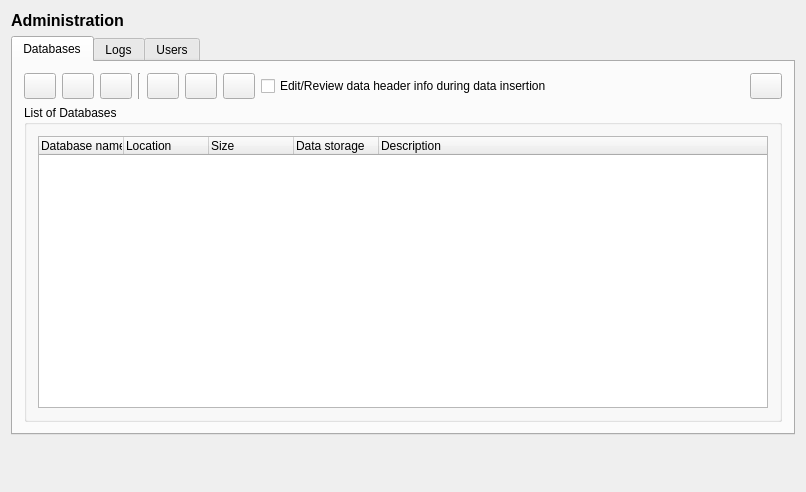
<?xml version="1.0" encoding="UTF-8"?>
<ui version="4.0">
 <class>db_admin_basedialog</class>
 <widget class="QWidget" name="db_admin_basedialog">
  <property name="geometry">
   <rect>
    <x>0</x>
    <y>0</y>
    <width>806</width>
    <height>492</height>
   </rect>
  </property>
  <property name="sizePolicy">
   <sizepolicy hsizetype="Preferred" vsizetype="Preferred">
    <horstretch>0</horstretch>
    <verstretch>0</verstretch>
   </sizepolicy>
  </property>
  <property name="minimumSize">
   <size>
    <width>720</width>
    <height>0</height>
   </size>
  </property>
  <property name="windowTitle">
   <string>Form1</string>
  </property>
  <property name="windowIcon">
   <iconset resource="gex.qrc">
    <normaloff>:/gex/icons/gex_application_48x48.png</normaloff>:/gex/icons/gex_application_48x48.png</iconset>
  </property>
  <property name="autoFillBackground">
   <bool>true</bool>
  </property>
  <layout class="QVBoxLayout">
   <item>
    <widget class="QLabel" name="TextLabel1">
     <property name="font">
      <font>
       <family>Ms Sans Serif</family>
       <pointsize>12</pointsize>
       <weight>75</weight>
       <bold>true</bold>
      </font>
     </property>
     <property name="text">
      <string>Administration</string>
     </property>
     <property name="wordWrap">
      <bool>false</bool>
     </property>
    </widget>
   </item>
   <item>
    <widget class="QTabWidget" name="tabWidgetAdminGui">
     <property name="currentIndex">
      <number>0</number>
     </property>
     <property name="iconSize">
      <size>
       <width>16</width>
       <height>16</height>
      </size>
     </property>
     <widget class="QWidget" name="tabDatabases">
      <attribute name="title">
       <string>Databases</string>
      </attribute>
      <layout class="QVBoxLayout">
       <item>
        <layout class="QHBoxLayout">
         <item>
          <widget class="QPushButton" name="buttonNewDatabase">
           <property name="sizePolicy">
            <sizepolicy hsizetype="Fixed" vsizetype="Fixed">
             <horstretch>0</horstretch>
             <verstretch>0</verstretch>
            </sizepolicy>
           </property>
           <property name="minimumSize">
            <size>
             <width>32</width>
             <height>26</height>
            </size>
           </property>
           <property name="maximumSize">
            <size>
             <width>32</width>
             <height>26</height>
            </size>
           </property>
           <property name="toolTip">
            <string>Create a new Database link</string>
           </property>
           <property name="text">
            <string/>
           </property>
           <property name="icon">
            <iconset resource="gex.qrc">
             <normaloff>:/gex/icons/database-add.png</normaloff>:/gex/icons/database-add.png</iconset>
           </property>
           <property name="iconSize">
            <size>
             <width>20</width>
             <height>20</height>
            </size>
           </property>
          </widget>
         </item>
         <item>
          <widget class="QPushButton" name="buttonEditDatabase">
           <property name="sizePolicy">
            <sizepolicy hsizetype="Fixed" vsizetype="Fixed">
             <horstretch>0</horstretch>
             <verstretch>0</verstretch>
            </sizepolicy>
           </property>
           <property name="minimumSize">
            <size>
             <width>32</width>
             <height>26</height>
            </size>
           </property>
           <property name="maximumSize">
            <size>
             <width>32</width>
             <height>26</height>
            </size>
           </property>
           <property name="toolTip">
            <string>Edit Database settings</string>
           </property>
           <property name="text">
            <string/>
           </property>
           <property name="icon">
            <iconset resource="gex.qrc">
             <normaloff>:/gex/icons/properties.png</normaloff>:/gex/icons/properties.png</iconset>
           </property>
           <property name="iconSize">
            <size>
             <width>32</width>
             <height>32</height>
            </size>
           </property>
          </widget>
         </item>
         <item>
          <widget class="QPushButton" name="buttonRemoveDatabase">
           <property name="sizePolicy">
            <sizepolicy hsizetype="Fixed" vsizetype="Fixed">
             <horstretch>0</horstretch>
             <verstretch>0</verstretch>
            </sizepolicy>
           </property>
           <property name="minimumSize">
            <size>
             <width>32</width>
             <height>26</height>
            </size>
           </property>
           <property name="maximumSize">
            <size>
             <width>32</width>
             <height>26</height>
            </size>
           </property>
           <property name="toolTip">
            <string>Delete a database</string>
           </property>
           <property name="text">
            <string/>
           </property>
           <property name="icon">
            <iconset resource="gex.qrc">
             <normaloff>:/gex/icons/file_remove.png</normaloff>:/gex/icons/file_remove.png</iconset>
           </property>
           <property name="iconSize">
            <size>
             <width>32</width>
             <height>32</height>
            </size>
           </property>
          </widget>
         </item>
         <item>
          <widget class="Line" name="Line1_2">
           <property name="toolTip">
            <string>Give a name to your dataset query</string>
           </property>
           <property name="frameShape">
            <enum>QFrame::VLine</enum>
           </property>
           <property name="frameShadow">
            <enum>QFrame::Sunken</enum>
           </property>
          </widget>
         </item>
         <item>
          <widget class="QPushButton" name="buttonAddFiles">
           <property name="sizePolicy">
            <sizepolicy hsizetype="Fixed" vsizetype="Fixed">
             <horstretch>0</horstretch>
             <verstretch>0</verstretch>
            </sizepolicy>
           </property>
           <property name="minimumSize">
            <size>
             <width>32</width>
             <height>26</height>
            </size>
           </property>
           <property name="maximumSize">
            <size>
             <width>32</width>
             <height>26</height>
            </size>
           </property>
           <property name="toolTip">
            <string>Add files to the database selected</string>
           </property>
           <property name="text">
            <string/>
           </property>
           <property name="icon">
            <iconset resource="gex.qrc">
             <normaloff>:/gex/icons/file_open.png</normaloff>:/gex/icons/file_open.png</iconset>
           </property>
           <property name="iconSize">
            <size>
             <width>20</width>
             <height>20</height>
            </size>
           </property>
          </widget>
         </item>
         <item>
          <widget class="QPushButton" name="buttonHousekeeping">
           <property name="sizePolicy">
            <sizepolicy hsizetype="Fixed" vsizetype="Fixed">
             <horstretch>0</horstretch>
             <verstretch>0</verstretch>
            </sizepolicy>
           </property>
           <property name="minimumSize">
            <size>
             <width>32</width>
             <height>26</height>
            </size>
           </property>
           <property name="maximumSize">
            <size>
             <width>32</width>
             <height>26</height>
            </size>
           </property>
           <property name="toolTip">
            <string>House keeping: clean/purge database (remove given products, lots, dates, etc.)</string>
           </property>
           <property name="text">
            <string/>
           </property>
           <property name="icon">
            <iconset resource="gex.qrc">
             <normaloff>:/gex/icons/housekeeping.png</normaloff>:/gex/icons/housekeeping.png</iconset>
           </property>
           <property name="iconSize">
            <size>
             <width>32</width>
             <height>32</height>
            </size>
           </property>
          </widget>
         </item>
         <item>
          <widget class="QPushButton" name="pushButtonCharac">
           <property name="minimumSize">
            <size>
             <width>32</width>
             <height>26</height>
            </size>
           </property>
           <property name="maximumSize">
            <size>
             <width>32</width>
             <height>26</height>
            </size>
           </property>
           <property name="toolTip">
            <string>Switch to characterization sessions</string>
           </property>
           <property name="text">
            <string/>
           </property>
           <property name="icon">
            <iconset resource="gex.qrc">
             <normaloff>:/gex/icons/charac.png</normaloff>:/gex/icons/charac.png</iconset>
           </property>
           <property name="iconSize">
            <size>
             <width>20</width>
             <height>20</height>
            </size>
           </property>
          </widget>
         </item>
         <item>
          <widget class="QCheckBox" name="checkBoxEditHeader">
           <property name="toolTip">
            <string>Check to Review or Edit the header info during data insertion (filter keys)</string>
           </property>
           <property name="text">
            <string>Edit/Review data header info during data insertion</string>
           </property>
          </widget>
         </item>
         <item>
          <spacer name="horizontalSpacerTasks">
           <property name="orientation">
            <enum>Qt::Horizontal</enum>
           </property>
           <property name="sizeHint" stdset="0">
            <size>
             <width>808</width>
             <height>23</height>
            </size>
           </property>
          </spacer>
         </item>
         <item>
          <widget class="QPushButton" name="buttonReloadList">
           <property name="sizePolicy">
            <sizepolicy hsizetype="Fixed" vsizetype="Fixed">
             <horstretch>0</horstretch>
             <verstretch>0</verstretch>
            </sizepolicy>
           </property>
           <property name="minimumSize">
            <size>
             <width>32</width>
             <height>26</height>
            </size>
           </property>
           <property name="maximumSize">
            <size>
             <width>32</width>
             <height>26</height>
            </size>
           </property>
           <property name="toolTip">
            <string>Reload the Databases list</string>
           </property>
           <property name="text">
            <string/>
           </property>
           <property name="icon">
            <iconset resource="gex.qrc">
             <normaloff>:/gex/icons/refresh.png</normaloff>:/gex/icons/refresh.png</iconset>
           </property>
           <property name="iconSize">
            <size>
             <width>32</width>
             <height>32</height>
            </size>
           </property>
          </widget>
         </item>
        </layout>
       </item>
       <item>
        <widget class="QGroupBox" name="groupBox">
         <property name="title">
          <string>List of Databases</string>
         </property>
         <layout class="QGridLayout" name="gridLayoutDatabasesTab">
          <item row="0" column="0">
           <widget class="QStackedWidget" name="stackedWidgetDbList">
            <property name="currentIndex">
             <number>0</number>
            </property>
            <widget class="QWidget" name="stackedWidgetDbListPage1">
             <layout class="QGridLayout" name="gridLayout">
              <property name="leftMargin">
               <number>0</number>
              </property>
              <property name="topMargin">
               <number>0</number>
              </property>
              <property name="rightMargin">
               <number>0</number>
              </property>
              <property name="bottomMargin">
               <number>0</number>
              </property>
              <property name="spacing">
               <number>0</number>
              </property>
              <item row="0" column="0">
               <widget class="QTreeWidget" name="treeWidgetDatabase">
                <property name="contextMenuPolicy">
                 <enum>Qt::CustomContextMenu</enum>
                </property>
                <property name="rootIsDecorated">
                 <bool>false</bool>
                </property>
                <attribute name="headerDefaultSectionSize">
                 <number>85</number>
                </attribute>
                <column>
                 <property name="text">
                  <string>Database name</string>
                 </property>
                </column>
                <column>
                 <property name="text">
                  <string>Location</string>
                 </property>
                </column>
                <column>
                 <property name="text">
                  <string>Size</string>
                 </property>
                </column>
                <column>
                 <property name="text">
                  <string>Data storage</string>
                 </property>
                </column>
                <column>
                 <property name="text">
                  <string>Description</string>
                 </property>
                </column>
               </widget>
              </item>
             </layout>
            </widget>
            <widget class="QWidget" name="stackedWidgetDbListPage2">
             <layout class="QGridLayout" name="gridLayout_3">
              <property name="leftMargin">
               <number>0</number>
              </property>
              <property name="topMargin">
               <number>0</number>
              </property>
              <property name="rightMargin">
               <number>0</number>
              </property>
              <property name="bottomMargin">
               <number>0</number>
              </property>
              <property name="spacing">
               <number>0</number>
              </property>
             </layout>
            </widget>
           </widget>
          </item>
         </layout>
        </widget>
       </item>
      </layout>
     </widget>
     <widget class="QWidget" name="tabLogFile">
      <attribute name="title">
       <string>Logs</string>
      </attribute>
      <layout class="QVBoxLayout">
       <item>
        <layout class="QHBoxLayout">
         <item>
          <widget class="QPushButton" name="buttonSaveLogfile">
           <property name="sizePolicy">
            <sizepolicy hsizetype="Fixed" vsizetype="Fixed">
             <horstretch>0</horstretch>
             <verstretch>0</verstretch>
            </sizepolicy>
           </property>
           <property name="minimumSize">
            <size>
             <width>32</width>
             <height>26</height>
            </size>
           </property>
           <property name="maximumSize">
            <size>
             <width>32</width>
             <height>26</height>
            </size>
           </property>
           <property name="toolTip">
            <string>Save log history to spreadsheet CSV file</string>
           </property>
           <property name="text">
            <string/>
           </property>
           <property name="icon">
            <iconset resource="gex.qrc">
             <normaloff>:/gex/icons/file_save.png</normaloff>:/gex/icons/file_save.png</iconset>
           </property>
           <property name="iconSize">
            <size>
             <width>32</width>
             <height>32</height>
            </size>
           </property>
          </widget>
         </item>
         <item>
          <spacer name="spacer7">
           <property name="orientation">
            <enum>Qt::Horizontal</enum>
           </property>
           <property name="sizeType">
            <enum>QSizePolicy::Expanding</enum>
           </property>
           <property name="sizeHint" stdset="0">
            <size>
             <width>131</width>
             <height>20</height>
            </size>
           </property>
          </spacer>
         </item>
        </layout>
       </item>
       <item>
        <widget class="QGroupBox" name="groupBox_2">
         <property name="title">
          <string>Database admin, history messages:</string>
         </property>
         <layout class="QGridLayout" name="gridLayout_2"/>
        </widget>
       </item>
      </layout>
     </widget>
     <widget class="QWidget" name="tabUsers">
      <attribute name="title">
       <string>Users</string>
      </attribute>
      <layout class="QVBoxLayout">
       <item>
        <layout class="QHBoxLayout">
         <item>
          <widget class="QPushButton" name="buttonNewUser">
           <property name="sizePolicy">
            <sizepolicy hsizetype="Fixed" vsizetype="Fixed">
             <horstretch>0</horstretch>
             <verstretch>0</verstretch>
            </sizepolicy>
           </property>
           <property name="minimumSize">
            <size>
             <width>32</width>
             <height>26</height>
            </size>
           </property>
           <property name="maximumSize">
            <size>
             <width>32</width>
             <height>26</height>
            </size>
           </property>
           <property name="toolTip">
            <string>Create a new User</string>
           </property>
           <property name="text">
            <string/>
           </property>
           <property name="icon">
            <iconset resource="gex.qrc">
             <normaloff>:/gex/icons/yieldmandb_users_add.png</normaloff>:/gex/icons/yieldmandb_users_add.png</iconset>
           </property>
           <property name="iconSize">
            <size>
             <width>20</width>
             <height>20</height>
            </size>
           </property>
          </widget>
         </item>
         <item>
          <widget class="QPushButton" name="buttonEditUser">
           <property name="sizePolicy">
            <sizepolicy hsizetype="Fixed" vsizetype="Fixed">
             <horstretch>0</horstretch>
             <verstretch>0</verstretch>
            </sizepolicy>
           </property>
           <property name="minimumSize">
            <size>
             <width>32</width>
             <height>26</height>
            </size>
           </property>
           <property name="maximumSize">
            <size>
             <width>32</width>
             <height>26</height>
            </size>
           </property>
           <property name="toolTip">
            <string>Edit User settings</string>
           </property>
           <property name="text">
            <string/>
           </property>
           <property name="icon">
            <iconset resource="gex.qrc">
             <normaloff>:/gex/icons/properties.png</normaloff>:/gex/icons/properties.png</iconset>
           </property>
           <property name="iconSize">
            <size>
             <width>32</width>
             <height>32</height>
            </size>
           </property>
          </widget>
         </item>
         <item>
          <widget class="QPushButton" name="buttonRemoveUser">
           <property name="sizePolicy">
            <sizepolicy hsizetype="Fixed" vsizetype="Fixed">
             <horstretch>0</horstretch>
             <verstretch>0</verstretch>
            </sizepolicy>
           </property>
           <property name="minimumSize">
            <size>
             <width>32</width>
             <height>26</height>
            </size>
           </property>
           <property name="maximumSize">
            <size>
             <width>32</width>
             <height>26</height>
            </size>
           </property>
           <property name="toolTip">
            <string>Delete a User</string>
           </property>
           <property name="text">
            <string/>
           </property>
           <property name="icon">
            <iconset resource="gex.qrc">
             <normaloff>:/gex/icons/file_remove.png</normaloff>:/gex/icons/file_remove.png</iconset>
           </property>
           <property name="iconSize">
            <size>
             <width>32</width>
             <height>32</height>
            </size>
           </property>
          </widget>
         </item>
         <item>
          <spacer name="spacerUserTab">
           <property name="orientation">
            <enum>Qt::Horizontal</enum>
           </property>
           <property name="sizeType">
            <enum>QSizePolicy::Expanding</enum>
           </property>
           <property name="sizeHint" stdset="0">
            <size>
             <width>131</width>
             <height>20</height>
            </size>
           </property>
          </spacer>
         </item>
        </layout>
       </item>
       <item>
        <widget class="QGroupBox" name="groupBoxUsersList">
         <property name="title">
          <string>List of Users</string>
         </property>
         <layout class="QGridLayout" name="gridLayoutUsersTab">
          <item row="0" column="0">
           <widget class="QTableWidget" name="tableWidgetUser">
            <property name="styleSheet">
             <string notr="true">selection-background-color: rgb(222, 222, 222);</string>
            </property>
            <property name="alternatingRowColors">
             <bool>true</bool>
            </property>
            <property name="selectionMode">
             <enum>QAbstractItemView::ExtendedSelection</enum>
            </property>
            <property name="selectionBehavior">
             <enum>QAbstractItemView::SelectRows</enum>
            </property>
            <column>
             <property name="text">
              <string>Id</string>
             </property>
            </column>
            <column>
             <property name="text">
              <string>Owner</string>
             </property>
            </column>
            <column>
             <property name="text">
              <string>Group</string>
             </property>
            </column>
            <column>
             <property name="text">
              <string>Permissions</string>
             </property>
            </column>
           </widget>
          </item>
         </layout>
        </widget>
       </item>
      </layout>
     </widget>
    </widget>
   </item>
   <item>
    <widget class="QLabel" name="TextLabelTip">
     <property name="text">
      <string/>
     </property>
     <property name="wordWrap">
      <bool>false</bool>
     </property>
    </widget>
   </item>
   <item>
    <widget class="QLabel" name="TextLabelStatus">
     <property name="sizePolicy">
      <sizepolicy hsizetype="Preferred" vsizetype="Fixed">
       <horstretch>0</horstretch>
       <verstretch>0</verstretch>
      </sizepolicy>
     </property>
     <property name="minimumSize">
      <size>
       <width>0</width>
       <height>20</height>
      </size>
     </property>
     <property name="maximumSize">
      <size>
       <width>32767</width>
       <height>20</height>
      </size>
     </property>
     <property name="text">
      <string/>
     </property>
     <property name="alignment">
      <set>Qt::AlignLeading|Qt::AlignLeft|Qt::AlignTop</set>
     </property>
     <property name="wordWrap">
      <bool>false</bool>
     </property>
    </widget>
   </item>
  </layout>
  <zorder>TextLabelTip</zorder>
  <zorder>TextLabel1</zorder>
  <zorder>TextLabelStatus</zorder>
  <zorder>tabWidgetAdminGui</zorder>
 </widget>
 <layoutdefault spacing="6" margin="11"/>
 <resources>
  <include location="gex.qrc"/>
 </resources>
 <connections/>
</ui>
